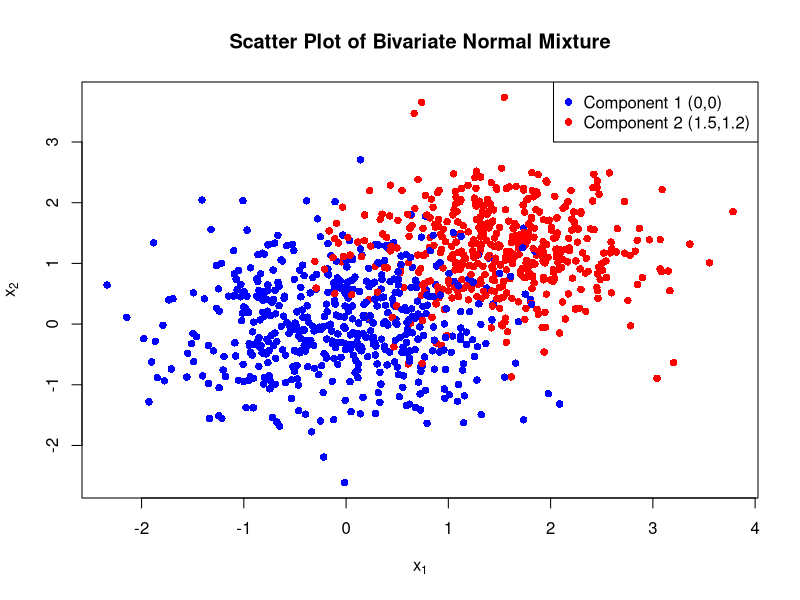

Reproduce this figure in R.
box_muller <- function(input_vec){
  u_1 <- input_vec[1]
  u_2 <- input_vec[2]
  z_1 <- sqrt(-2*log(u_1))*cos(2*pi*u_2)
  z_2 <- sqrt(-2*log(u_1))*sin(2*pi*u_2)
  return(c(z_1, z_2))
}

univariate_vector <- function(){
  return(c(runif(1), runif(1))) 
}

start_time <- proc.time()
for(i in (1:100)){
  uniform_vec <- univariate_vector() * 0.6
  normal_vec <- box_muller(uniform_vec)
}
end_time <- proc.time()

print(end_time - start_time)

start_time <- proc.time()

n <- 10000000  # Number of vectors


x_1 <- rnorm(0.6, mean = 0, sd = sqrt(0.6))
x_2 <- rnorm(0.6, mean = 0, sd = sqrt(0.6))

# Generate independent normal samples with mean 0 and variance 0.6


end_time <- proc.time()

print(end_time - start_time)



set.seed(42)      # For reproducibility

n <- 1000  # Number of samples

# Define means
mu1 <- c(0, 0)
mu2 <- c(1.5, 1.2)

# Define covariance matrices
sigma1 <- matrix(c(0.6, 0, 0, 0.6), nrow = 2)
sigma2 <- matrix(c(0.5, 0, 0, 0.5), nrow = 2)

# Randomly assign samples to one of the two distributions (50% probability)
component <- rbinom(n, size = 1, prob = 0.5)

# Generate samples based on the assigned component
samples <- matrix(0, nrow = n, ncol = 2)
for (i in 1:n) {
  if (component[i] == 0) {
    samples[i, 1] <- rnorm(1, mean = mu1[1], sd = sqrt(sigma1[1,1]))
    samples[i, 2] <- rnorm(1, mean = mu1[2], sd = sqrt(sigma1[2,2]))
  } else {
    samples[i, 1] <- rnorm(1, mean = mu2[1], sd = sqrt(sigma2[1,1]))
    samples[i, 2] <- rnorm(1, mean = mu2[2], sd = sqrt(sigma2[2,2]))
  }
}

# Plot the generated samples
plot(samples, col = ifelse(component == 0, "blue", "red"), pch = 16,
     main = "Scatter Plot of Bivariate Normal Mixture",
     xlab = expression(x[1]), ylab = expression(x[2]))
legend("topright", legend = c("Component 1 (0,0)", "Component 2 (1.5,1.2)"), 
       col = c("blue", "red"), pch = 16)
